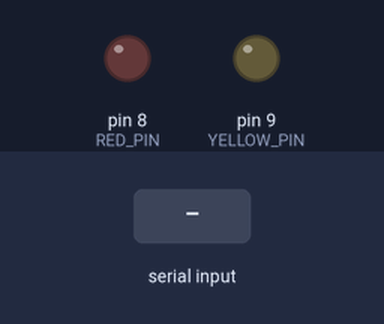
Bench run of a sketch on a simulated Arduino Uno, built with avr-gcc and run on an emulated ATmega328P. On the bench: output pins drawn as LEDs (lit = HIGH). Inputs (shaded band) come from the test bench.

Above: at 1.2 s.
1.3 s: "yellow\n" received over Serial
At 2.4 s:
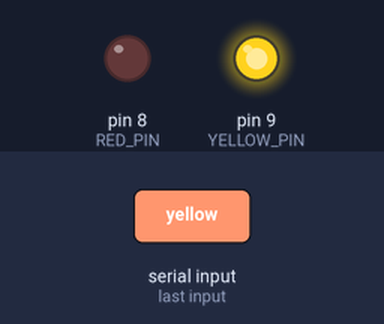
2.8 s: "red\n" received over Serial
At 3.4 s:
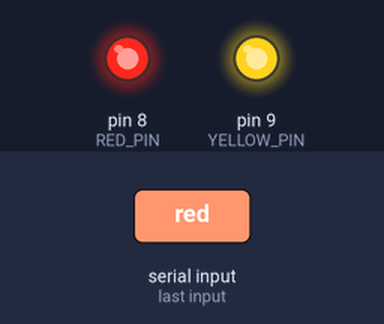
4.3 s: "yellow\n" received over Serial
At 4.7 s:
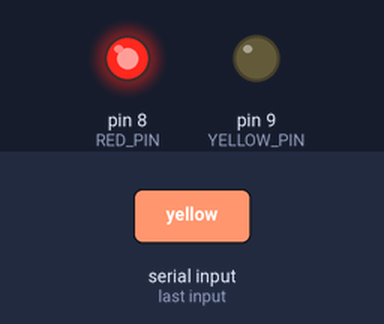
Timing chart, 0 to 7.3 s (numbered marks = the images above; inputs shaded):
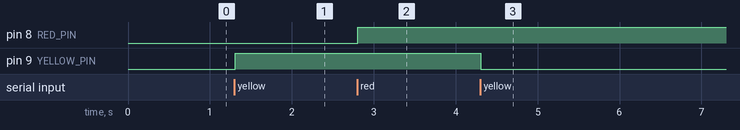

The sketch:

arduino3.5.ino
```cpp
#define RED_PIN 8
#define YELLOW_PIN 9

String receivedData = "";

void setup() {
  Serial.begin(9600);
  pinMode(YELLOW_PIN, OUTPUT);
  pinMode(RED_PIN, OUTPUT);

  digitalWrite(YELLOW_PIN, LOW);
  digitalWrite(RED_PIN, LOW);
}

void loop() {
  static bool inUseRed{false},inUseYellow{false};
  if(Serial.available() > 0) {

    receivedData = Serial.readStringUntil('\n');

    if (receivedData == "yellow") {
      inUseYellow = !inUseYellow;
      digitalWrite(YELLOW_PIN, inUseYellow);
    }
    else if (receivedData == "red") {
      inUseRed= !inUseRed;
      digitalWrite(RED_PIN, inUseRed);
    }
    else {
      Serial.print("invalid option!\n");
    }
  }
}
```

Measured:
- after the input at 1.3 s, pin 9 (YELLOW_PIN): LOW → HIGH at once
- after the input at 2.8 s, pin 8 (RED_PIN): LOW → HIGH at once
- after the input at 4.3 s, pin 9 (YELLOW_PIN): HIGH → LOW at once
